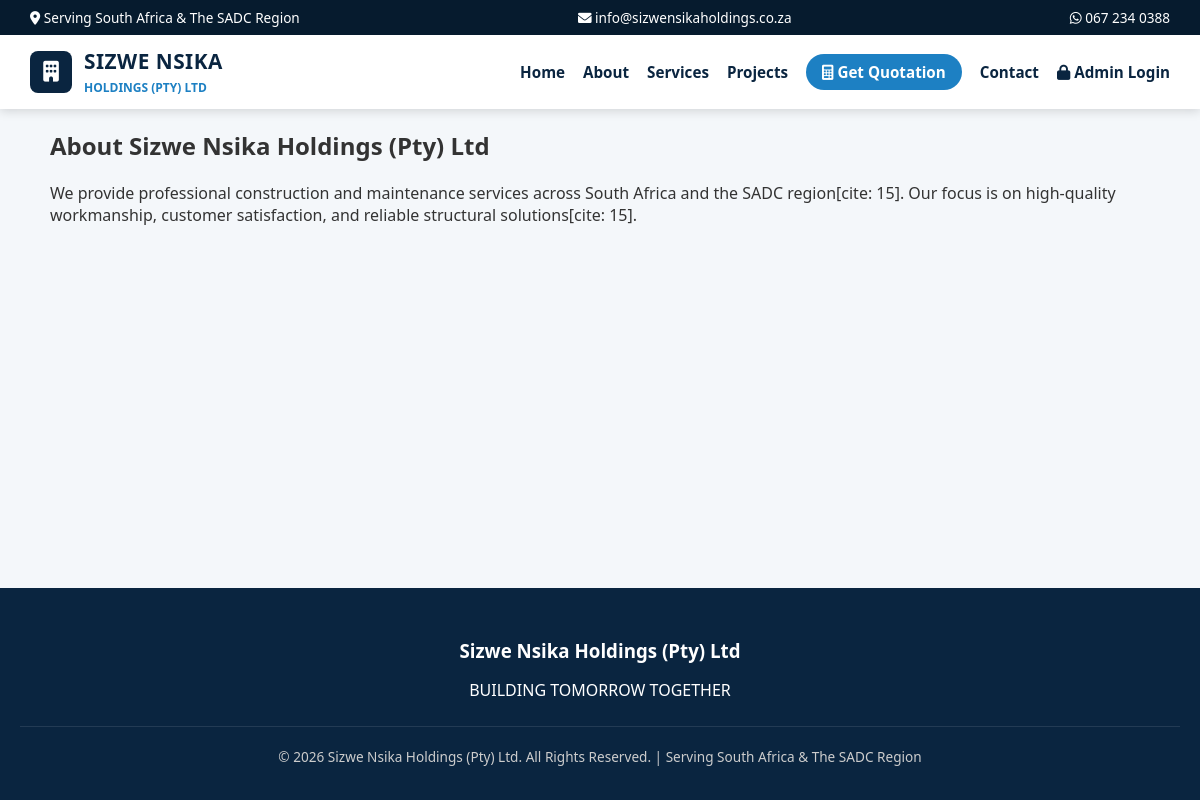
/about, run on the app's committed database.
### tables this page shows
CREATE TABLE business_info
                       (
                           id
                           INTEGER
                           PRIMARY
                           KEY,
                           name
                           TEXT,
                           tagline
                           TEXT,
                           phone
                           TEXT,
                           whatsapp
                           TEXT,
                           email
                           TEXT,
                           region
                           TEXT
                       );

### app.py (the view)
@app.route('/about')
def about():
    return render_template('about.html')

### app.py (called while the page is built)
def get_db():
    db = getattr(g, '_database', None)
    if db is None:
        db = g._database = sqlite3.connect(DATABASE)
        db.row_factory = sqlite3.Row
    return db

@app.teardown_appcontext
def close_connection(exception):
    db = getattr(g, '_database', None)
    if db is not None:
        db.close()

@app.context_processor
def inject_business_info():
    db = get_db()
    info = db.execute('SELECT * FROM business_info WHERE id = 1').fetchone()
    return dict(biz=info)

### templates/about.html
{% extends "base.html" %}
{% block content %}
<div class="container">
    <h2>About Sizwe Nsika Holdings (Pty) Ltd</h2>
    <p>We provide professional construction and maintenance services across South Africa and the SADC region[cite: 15]. Our focus is on high-quality workmanship, customer satisfaction, and reliable structural solutions[cite: 15].</p>
</div>
{% endblock %}

### templates/base.html (shortened to what this page needs)
<!DOCTYPE html>
<html lang="en">
<head>
    <link rel="stylesheet" href="{{ url_for('static', filename='css/style.css') }}">
    <link rel="stylesheet" href="https://cdnjs.cloudflare.com/ajax/libs/font-awesome/6.0.0/css/all.min.css">
</head>
<body>
    <header>
        <div class="top-bar">
            <span><i class="fas fa-map-marker-alt"></i> {{ biz.region }}</span>
            <span><i class="fas fa-envelope"></i> {{ biz.email }}</span>
            <span><i class="fab fa-whatsapp"></i> {{ biz.phone }}</span>
        </div>
        <nav class="navbar">
            <a href="{{ url_for('home') }}" class="brand-link">
                <div id="brand-fallback" class="brand-fallback" style="display: none;">
                    <div class="logo-badge"><i class="fas fa-building"></i></div>
                    <div class="brand-text">
                        <h2>SIZWE NSIKA</h2>
                        <small>HOLDINGS (PTY) LTD</small>
                    </div>
                </div>
            </a>
            <ul class="nav-links" id="nav-links-menu">
                <li><a href="{{ url_for('home') }}">Home</a></li>
                <li><a href="{{ url_for('about') }}">About</a></li>
                <li><a href="{{ url_for('services') }}">Services</a></li>
                <li><a href="{{ url_for('gallery') }}">Projects</a></li>
                <li><a href="{{ url_for('quote') }}" class="btn-nav"><i class="fas fa-calculator"></i> Get Quotation</a></li>
                <li><a href="{{ url_for('contact') }}">Contact</a></li>
                {% if session.admin_logged_in %}
                    <li><a href="{{ url_for('admin') }}" class="admin-link"><i class="fas fa-cog"></i> Admin Portal</a></li>
                {% else %}
                    <li><a href="{{ url_for('login') }}"><i class="fas fa-lock"></i> Admin Login</a></li>
                {% endif %}
            </ul>
        </nav>
    </header>
    <main class="main-content">
        {% block content %}{% endblock %}
    </main>
    <footer>
        <div class="footer-brand">
            <h3>{{ biz.name }}</h3>
            <p>{{ biz.tagline }}</p>
        </div>
        <p class="copyright">&copy; 2026 {{ biz.name }}. All Rights Reserved. | {{ biz.region }}</p>
    </footer>
</body>
</html>

### static/css/style.css (style rules this page uses)
:root { --primary-navy: #0A2540; --dark-navy: #061B2E; --secondary-blue: #1D80C3; --accent-blue: #0076FF; --light-blue: #E8F3FF; --white: #FFFFFF; --dark-grey: #333333; --light-grey: #F4F7FA; --whatsapp-green: #25D366; }
body { font-family: 'Segoe UI', Tahoma, Geneva, Verdana, sans-serif; margin: 0; padding: 0; background-color: var(--light-grey); color: var(--dark-grey); display: flex; flex-direction: column; min-height: 100vh; }
header { background-color: var(--primary-navy); position: sticky; top: 0; z-index: 1000; box-shadow: 0 2px 10px rgba(0,0,0,0.15); }
.top-bar { background: var(--dark-navy); color: var(--white); padding: 8px 30px; display: flex; justify-content: space-between; font-size: 0.85rem; flex-wrap: wrap; }
.navbar { display: flex; justify-content: space-between; align-items: center; padding: 12px 30px; background-color: var(--white); }
.brand-link { text-decoration: none; display: flex; align-items: center; }
.brand-fallback { display: flex; align-items: center; gap: 12px; }
.logo-badge { background: var(--primary-navy); color: var(--white); width: 42px; height: 42px; border-radius: 8px; display: flex; align-items: center; justify-content: center; font-size: 1.3rem; }
.brand-text h2 { margin: 0; color: var(--primary-navy); font-size: 1.3rem; letter-spacing: 0.5px; }
.brand-text small { color: var(--secondary-blue); font-weight: bold; font-size: 0.75rem; }
.nav-links { list-style: none; display: flex; align-items: center; gap: 18px; margin: 0; padding: 0; }
.nav-links a { text-decoration: none; color: var(--primary-navy); font-weight: 600; font-size: 0.95rem; transition: color 0.2s; }
.btn-nav { background-color: var(--secondary-blue); color: var(--white) !important; padding: 8px 16px; border-radius: 20px; }
.main-content { flex: 1; }
.container { max-width: 1100px; margin: 0 auto 50px auto; padding: 0 20px; }
footer { background-color: var(--primary-navy); color: var(--white); text-align: center; padding: 40px 20px 20px 20px; margin-top: auto; }
.footer-brand h3 { margin: 10px 0 5px 0; }
.copyright { border-top: 1px solid rgba(255,255,255,0.1); padding-top: 20px; margin-top: 25px; font-size: 0.85rem; color: #ccc; }

### data on the page
business_info: region "Serving South Africa & The SADC Region", email "info@sizwensikaholdings.co.za", phone "067 234 0388", name "Sizwe Nsika Holdings (Pty) Ltd", tagline "BUILDING TOMORROW TOGETHER"
